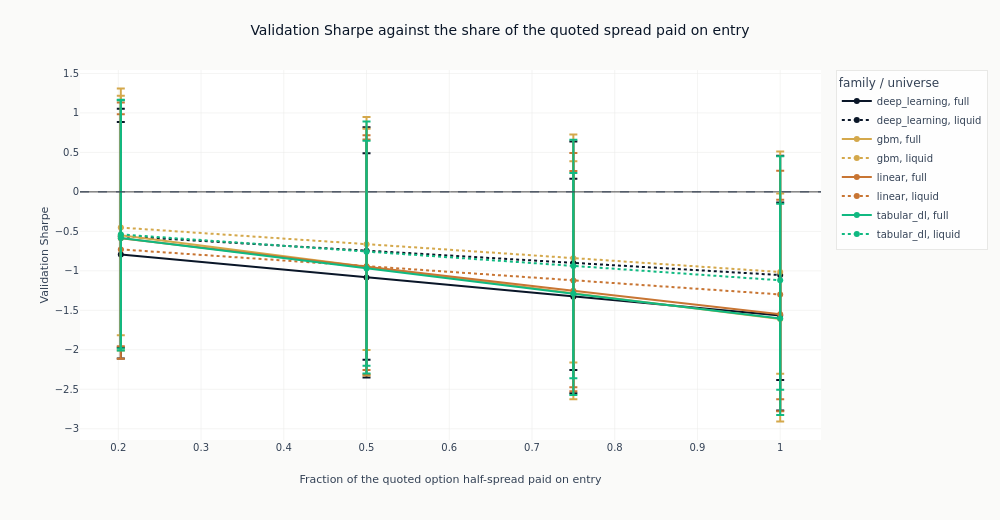

Notebook source saved alongside this figure:
### Code cell
cost_figure = px.line(
    cost_curve.with_columns(
        ci95_upper=pl.col("sharpe_ci95_hi") - pl.col("sharpe"),
        ci95_lower=pl.col("sharpe") - pl.col("sharpe_ci95_lo"),
    ),
    x="spread_fraction",
    y="sharpe",
    color="family",
    line_dash="universe",
    markers=True,
    error_y="ci95_upper",
    error_y_minus="ci95_lower",
    hover_data=["backtest_hash", "sharpe_ci95_lo", "sharpe_ci95_hi"],
)
cost_figure.add_hline(y=0, line_width=1, line_dash="dash", line_color=COLORS["neutral"])
cost_figure.update_layout(
    title="Validation Sharpe against the share of the quoted spread paid on entry",
    height=520,
    width=1000,
    margin=dict(t=70),
    legend_title_text="family / universe",
)
cost_figure.update_xaxes(title_text="Fraction of the quoted option half-spread paid on entry")
cost_figure.update_yaxes(title_text="Validation Sharpe")
show_plotly_with_alt(
    cost_figure,
    "Line chart of validation Sharpe against the fraction of the quoted option half-spread paid "
    "on entry, one line per model family and option universe, each point carrying its "
    "block-bootstrap Sharpe interval as an error bar.",
)

### Figure 1 — Plotly figure (JSON) as saved in the notebook; plotly's stock layout.template omitted (floating-point values rounded to 4 significant figures)
{"data": [{"customdata": [["91bf5985d215", -2.109, 0.8837], ["104b6b49c36b", -2.349, 0.4883], ["120ee1a5b094", -2.55, 0.167], ["bb0979ab1bcc", -2.768, -0.1336]], "error_y": {"array": [1.677, 1.573, 1.494, 1.433], "arrayminus": [1.315, 1.265, 1.222, 1.202]}, "hovertemplate": "family=deep_learning<br>universe=full<br>spread_fraction=%{x}<br>sharpe=%{y}<br>backtest_hash=%{customdata[0]}<br>sharpe_ci95_lo=%{customdata[1]}<br>sharpe_ci95_hi=%{customdata[2]}<extra></extra>", "legendgroup": "deep_learning, full", "line": {"color": "#0a1628", "dash": "solid"}, "marker": {"symbol": "circle"}, "mode": "lines+markers", "name": "deep_learning, full", "orientation": "v", "showlegend": true, "type": "scatter", "x": [0.203, 0.5, 0.75, 1.0], "xaxis": "x", "y": [-0.7936, -1.085, -1.327, -1.566], "yaxis": "y"}, {"customdata": [["85852cae6bdd", -1.972, 1.054], ["f6fd9e34ca41", -2.127, 0.8177], ["a66b75c33af3", -2.255, 0.638], ["db28d83cc281", -2.382, 0.4577]], "error_y": {"array": [1.615, 1.563, 1.538, 1.511], "arrayminus": [1.411, 1.382, 1.356, 1.329]}, "hovertemplate": "family=deep_learning<br>universe=liquid<br>spread_fraction=%{x}<br>sharpe=%{y}<br>backtest_hash=%{customdata[0]}<br>sharpe_ci95_lo=%{customdata[1]}<br>sharpe_ci95_hi=%{customdata[2]}<extra></extra>", "legendgroup": "deep_learning, liquid", "line": {"color": "#0a1628", "dash": "dot"}, "marker": {"symbol": "circle"}, "mode": "lines+markers", "name": "deep_learning, liquid", "orientation": "v", "showlegend": true, "type": "scatter", "x": [0.203, 0.5, 0.75, 1.0], "xaxis": "x", "y": [-0.5608, -0.7454, -0.8999, -1.053], "yaxis": "y"}, {"customdata": [["404d44ea2356", -2.01, 1.309], ["7f28055a2f0d", -2.325, 0.7993], ["b66037c4b981", -2.626, 0.3868], ["a1ff50eb5e4c", -2.908, -0.01986]], "error_y": {"array": [1.858, 1.749, 1.669, 1.59], "arrayminus": [1.461, 1.376, 1.343, 1.298]}, "hovertemplate": "family=gbm<br>universe=full<br>spread_fraction=%{x}<br>sharpe=%{y}<br>backtest_hash=%{customdata[0]}<br>sharpe_ci95_lo=%{customdata[1]}<br>sharpe_ci95_hi=%{customdata[2]}<extra></extra>", "legendgroup": "gbm, full", "line": {"color": "#D4A84B", "dash": "solid"}, "marker": {"symbol": "circle"}, "mode": "lines+markers", "name": "gbm, full", "orientation": "v", "showlegend": true, "type": "scatter", "x": [0.203, 0.5, 0.75, 1.0], "xaxis": "x", "y": [-0.5489, -0.9494, -1.283, -1.61], "yaxis": "y"}, {"customdata": [["fa7415d7e9c3", -1.816, 1.219], ["f54aaed28937", -2.004, 0.9493], ["7992a5299cdc", -2.161, 0.7262], ["97a3a1f77b9e", -2.304, 0.5109]], "error_y": {"array": [1.671, 1.612, 1.566, 1.526], "arrayminus": [1.363, 1.341, 1.321, 1.289]}, "hovertemplate": "family=gbm<br>universe=liquid<br>spread_fraction=%{x}<br>sharpe=%{y}<br>backtest_hash=%{customdata[0]}<br>sharpe_ci95_lo=%{customdata[1]}<br>sharpe_ci95_hi=%{customdata[2]}<extra></extra>", "legendgroup": "gbm, liquid", "line": {"color": "#D4A84B", "dash": "dot"}, "marker": {"symbol": "circle"}, "mode": "lines+markers", "name": "gbm, liquid", "orientation": "v", "showlegend": true, "type": "scatter", "x": [0.203, 0.5, 0.75, 1.0], "xaxis": "x", "y": [-0.4522, -0.6629, -0.8394, -1.015], "yaxis": "y"}, {"customdata": [["558ad0c955a2", -1.954, 1.133], ["10a72e100a03", -2.257, 0.6626], ["637190ace206", -2.524, 0.2637], ["87c60cedb3f5", -2.779, -0.0989]], "error_y": {"array": [1.72, 1.612, 1.515, 1.45], "arrayminus": [1.366, 1.307, 1.272, 1.23]}, "hovertemplate": "family=linear<br>universe=full<br>spread_fraction=%{x}<br>sharpe=%{y}<br>backtest_hash=%{customdata[0]}<br>sharpe_ci95_lo=%{customdata[1]}<br>sharpe_ci95_hi=%{customdata[2]}<extra></extra>", "legendgroup": "linear, full", "line": {"color": "#C87533", "dash": "solid"}, "marker": {"symbol": "circle"}, "mode": "lines+markers", "name": "linear, full", "orientation": "v", "showlegend": true, "type": "scatter", "x": [0.203, 0.5, 0.75, 1.0], "xaxis": "x", "y": [-0.5872, -0.9497, -1.251, -1.548], "yaxis": "y"}, {"customdata": [["46f91bd6e4aa", -2.114, 0.9826], ["c293d99000fa", -2.312, 0.7164], ["b7fb3c1f502e", -2.476, 0.4915], ["1db3d1431e40", -2.627, 0.2661]], "error_y": {"array": [1.711, 1.659, 1.613, 1.565], "arrayminus": [1.386, 1.37, 1.355, 1.329]}, "hovertemplate": "family=linear<br>universe=liquid<br>spread_fraction=%{x}<br>sharpe=%{y}<br>backtest_hash=%{customdata[0]}<br>sharpe_ci95_lo=%{customdata[1]}<br>sharpe_ci95_hi=%{customdata[2]}<extra></extra>", "legendgroup": "linear, liquid", "line": {"color": "#C87533", "dash": "dot"}, "marker": {"symbol": "circle"}, "mode": "lines+markers", "name": "linear, liquid", "orientation": "v", "showlegend": true, "type": "scatter", "x": [0.203, 0.5, 0.75, 1.0], "xaxis": "x", "y": [-0.7282, -0.9422, -1.121, -1.299], "yaxis": "y"}, {"customdata": [["b08d5c7c4c92", -1.983, 1.166], ["8df27efbc9c1", -2.3, 0.6481], ["4af00d8fcbaa", -2.574, 0.2402], ["269877bbc5c3", -2.825, -0.1514]], "error_y": {"array": [1.749, 1.619, 1.531, 1.454], "arrayminus": [1.399, 1.33, 1.283, 1.22]}, "hovertemplate": "family=tabular_dl<br>universe=full<br>spread_fraction=%{x}<br>sharpe=%{y}<br>backtest_hash=%{customdata[0]}<br>sharpe_ci95_lo=%{customdata[1]}<br>sharpe_ci95_hi=%{customdata[2]}<extra></extra>", "legendgroup": "tabular_dl, full", "line": {"color": "#10b981", "dash": "solid"}, "marker": {"symbol": "circle"}, "mode": "lines+markers", "name": "tabular_dl, full", "orientation": "v", "showlegend": true, "type": "scatter", "x": [0.203, 0.5, 0.75, 1.0], "xaxis": "x", "y": [-0.5839, -0.9705, -1.291, -1.605], "yaxis": "y"}, {"customdata": [["021f5b7e49b8", -2.009, 1.161], ["d6965796a67e", -2.202, 0.8903], ["766857304dd8", -2.36, 0.6618], ["34368d483cba", -2.506, 0.4507]], "error_y": {"array": [1.701, 1.647, 1.601, 1.57], "arrayminus": [1.47, 1.445, 1.421, 1.386]}, "hovertemplate": "family=tabular_dl<br>universe=liquid<br>spread_fraction=%{x}<br>sharpe=%{y}<br>backtest_hash=%{customdata[0]}<br>sharpe_ci95_lo=%{customdata[1]}<br>sharpe_ci95_hi=%{customdata[2]}<extra></extra>", "legendgroup": "tabular_dl, liquid", "line": {"color": "#10b981", "dash": "dot"}, "marker": {"symbol": "circle"}, "mode": "lines+markers", "name": "tabular_dl, liquid", "orientation": "v", "showlegend": true, "type": "scatter", "x": [0.203, 0.5, 0.75, 1.0], "xaxis": "x", "y": [-0.5391, -0.7569, -0.939, -1.12], "yaxis": "y"}], "layout": {"height": 520, "legend": {"title": {"text": "family / universe"}, "tracegroupgap": 0}, "margin": {"t": 70}, "shapes": [{"line": {"color": "#334155", "dash": "dash", "width": 1}, "type": "line", "x0": 0, "x1": 1, "xref": "x domain", "y0": 0, "y1": 0, "yref": "y"}], "title": {"text": "Validation Sharpe against the share of the quoted spread paid on entry"}, "width": 1000, "xaxis": {"anchor": "y", "domain": [0.0, 1.0], "title": {"text": "Fraction of the quoted option half-spread paid on entry"}}, "yaxis": {"anchor": "x", "domain": [0.0, 1.0], "title": {"text": "Validation Sharpe"}}}}
